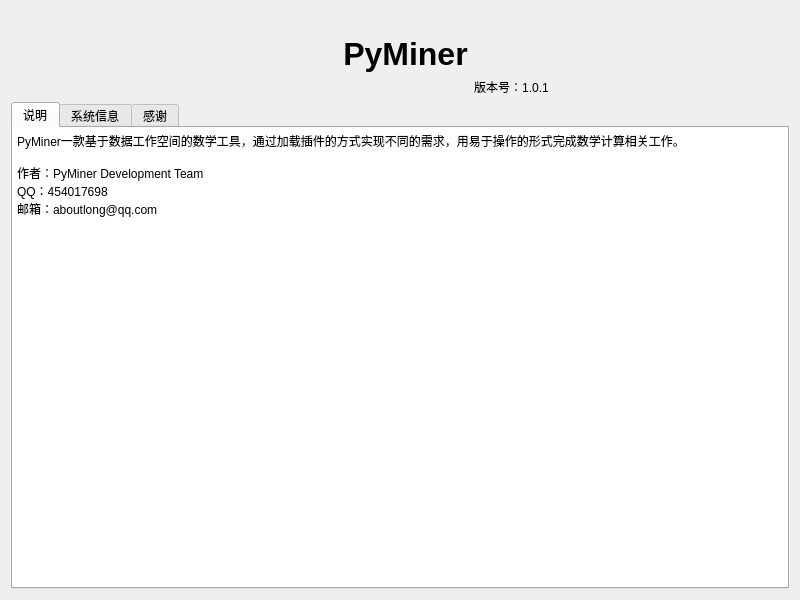
<?xml version="1.0" encoding="UTF-8"?>
<ui version="4.0">
 <class>Form</class>
 <widget class="QWidget" name="Form">
  <property name="geometry">
   <rect>
    <x>0</x>
    <y>0</y>
    <width>800</width>
    <height>600</height>
   </rect>
  </property>
  <property name="minimumSize">
   <size>
    <width>800</width>
    <height>600</height>
   </size>
  </property>
  <property name="maximumSize">
   <size>
    <width>800</width>
    <height>600</height>
   </size>
  </property>
  <property name="font">
   <font>
    <family>Albany AMT</family>
   </font>
  </property>
  <property name="windowTitle">
   <string>关于</string>
  </property>
  <layout class="QVBoxLayout" name="verticalLayout">
   <item>
    <layout class="QHBoxLayout" name="horizontalLayout">
     <item>
      <spacer name="horizontalSpacer">
       <property name="orientation">
        <enum>Qt::Horizontal</enum>
       </property>
       <property name="sizeHint" stdset="0">
        <size>
         <width>40</width>
         <height>20</height>
        </size>
       </property>
      </spacer>
     </item>
     <item>
      <widget class="QLabel" name="label_3">
       <property name="minimumSize">
        <size>
         <width>85</width>
         <height>85</height>
        </size>
       </property>
       <property name="maximumSize">
        <size>
         <width>85</width>
         <height>85</height>
        </size>
       </property>
       <property name="text">
        <string/>
       </property>
       <property name="pixmap">
        <pixmap resource="../pyqtsource.qrc">:/logo/source/icons/logo.png</pixmap>
       </property>
       <property name="scaledContents">
        <bool>true</bool>
       </property>
      </widget>
     </item>
     <item>
      <widget class="QLabel" name="label">
       <property name="font">
        <font>
         <family>Microsoft YaHei UI</family>
         <pointsize>24</pointsize>
         <weight>75</weight>
         <bold>true</bold>
        </font>
       </property>
       <property name="text">
        <string>PyMiner</string>
       </property>
       <property name="scaledContents">
        <bool>true</bool>
       </property>
       <property name="alignment">
        <set>Qt::AlignCenter</set>
       </property>
      </widget>
     </item>
     <item>
      <widget class="QLabel" name="label_2">
       <property name="font">
        <font>
         <family>Microsoft YaHei UI</family>
        </font>
       </property>
       <property name="text">
        <string>版本号：1.0.1</string>
       </property>
       <property name="alignment">
        <set>Qt::AlignBottom|Qt::AlignHCenter</set>
       </property>
      </widget>
     </item>
     <item>
      <spacer name="horizontalSpacer_2">
       <property name="orientation">
        <enum>Qt::Horizontal</enum>
       </property>
       <property name="sizeHint" stdset="0">
        <size>
         <width>40</width>
         <height>20</height>
        </size>
       </property>
      </spacer>
     </item>
    </layout>
   </item>
   <item>
    <widget class="QTabWidget" name="tabWidget">
     <property name="font">
      <font>
       <family>Microsoft YaHei UI</family>
      </font>
     </property>
     <property name="currentIndex">
      <number>0</number>
     </property>
     <widget class="QWidget" name="tab">
      <attribute name="title">
       <string>说明</string>
      </attribute>
      <layout class="QVBoxLayout" name="verticalLayout_2">
       <property name="spacing">
        <number>0</number>
       </property>
       <property name="leftMargin">
        <number>0</number>
       </property>
       <property name="topMargin">
        <number>0</number>
       </property>
       <property name="rightMargin">
        <number>0</number>
       </property>
       <property name="bottomMargin">
        <number>0</number>
       </property>
       <item>
        <widget class="QPlainTextEdit" name="plainTextEdit">
         <property name="font">
          <font>
           <family>Microsoft YaHei UI</family>
          </font>
         </property>
         <property name="frameShape">
          <enum>QFrame::NoFrame</enum>
         </property>
         <property name="plainText">
          <string>PyMiner一款基于数据工作空间的数学工具，通过加载插件的方式实现不同的需求，用易于操作的形式完成数学计算相关工作。

作者：PyMiner Development Team
QQ：454017698
邮箱：aboutlong@qq.com</string>
         </property>
        </widget>
       </item>
      </layout>
     </widget>
     <widget class="QWidget" name="tab_2">
      <attribute name="title">
       <string>系统信息</string>
      </attribute>
      <layout class="QVBoxLayout" name="verticalLayout_3">
       <property name="spacing">
        <number>0</number>
       </property>
       <property name="leftMargin">
        <number>0</number>
       </property>
       <property name="topMargin">
        <number>0</number>
       </property>
       <property name="rightMargin">
        <number>0</number>
       </property>
       <property name="bottomMargin">
        <number>0</number>
       </property>
       <item>
        <widget class="QPlainTextEdit" name="feedback">
         <property name="font">
          <font>
           <family>Microsoft YaHei UI</family>
          </font>
         </property>
         <property name="frameShape">
          <enum>QFrame::NoFrame</enum>
         </property>
        </widget>
       </item>
      </layout>
     </widget>
     <widget class="QWidget" name="tab_3">
      <attribute name="title">
       <string>感谢</string>
      </attribute>
      <layout class="QVBoxLayout" name="verticalLayout_4">
       <property name="spacing">
        <number>0</number>
       </property>
       <property name="leftMargin">
        <number>0</number>
       </property>
       <property name="topMargin">
        <number>0</number>
       </property>
       <property name="rightMargin">
        <number>0</number>
       </property>
       <property name="bottomMargin">
        <number>0</number>
       </property>
       <item>
        <widget class="QPlainTextEdit" name="plainTextEdit_2">
         <property name="font">
          <font>
           <family>Microsoft YaHei UI</family>
          </font>
         </property>
         <property name="frameShape">
          <enum>QFrame::NoFrame</enum>
         </property>
         <property name="plainText">
          <string>侯展意
Junruoyu-Zheng
py2cn
nihk
houxinluo
冰中火
Irony
cl-jiang
开始说故事
心随风
LG_Olxjdqj
钮振江
68300058
tbyouth
熊二
[Dechin.Phy]
Junruoyu Zheng
Wilson Wang
nwljy
wudenggang
dechin
tangtang666
橙子++</string>
         </property>
        </widget>
       </item>
      </layout>
     </widget>
    </widget>
   </item>
  </layout>
 </widget>
 <resources>
  <include location="../pyqtsource.qrc"/>
 </resources>
 <connections/>
</ui>
